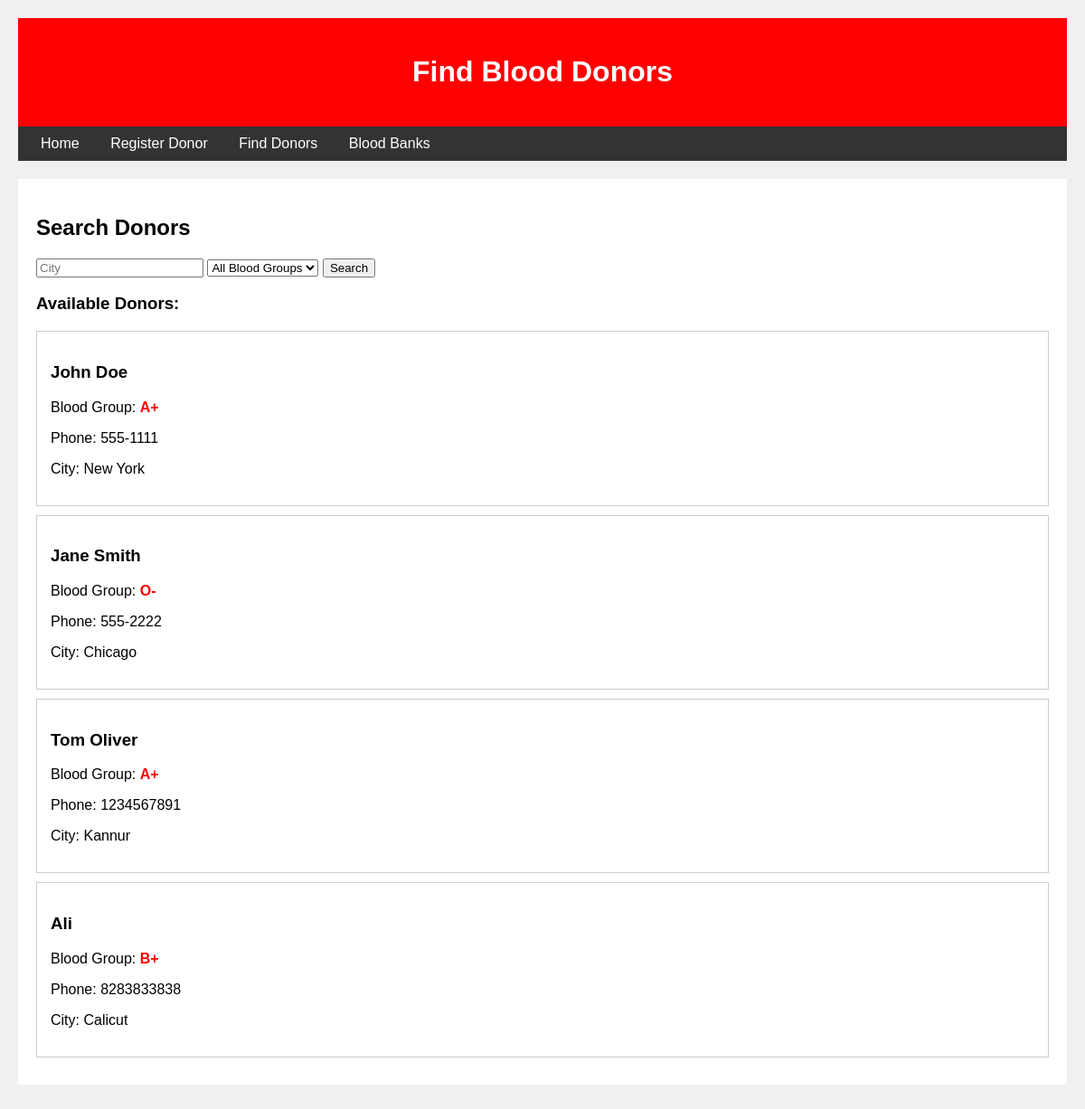
The app's page /donors, older data.
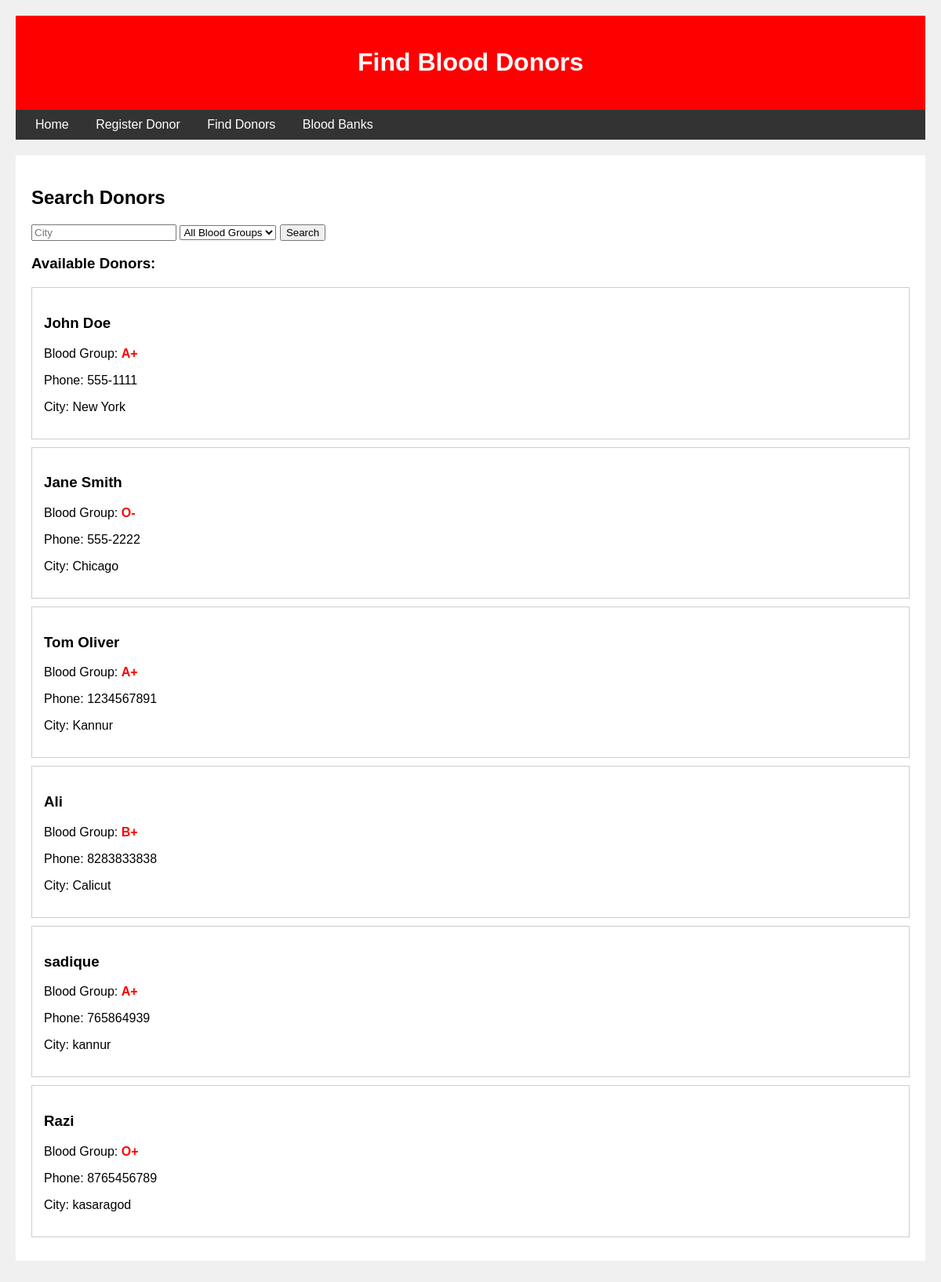
The same page, newer data.
### tables this page shows
CREATE TABLE donors (
        id INTEGER PRIMARY KEY AUTOINCREMENT,
        name TEXT,
        phone TEXT,
        blood_group TEXT,
        city TEXT
    );

### app.py (the view)
@app.route('/donors')
def donors():
    blood_group = request.args.get('blood_group', '')
    city = request.args.get('city', '')
    conn = sqlite3.connect('blood.db')
    cursor = conn.cursor()
    if blood_group and city:
        donors = cursor.execute('SELECT * FROM donors WHERE blood_group=? AND city LIKE ?',
                              (blood_group, f'%{city}%')).fetchall()
    elif blood_group:
        donors = cursor.execute('SELECT * FROM donors WHERE blood_group=?', (blood_group,)).fetchall()
    elif city:
        donors = cursor.execute('SELECT * FROM donors WHERE city LIKE ?', (f'%{city}%',)).fetchall()
    else:
        donors = cursor.execute('SELECT * FROM donors').fetchall()
    conn.close()
    return render_template('donors.html', donors=donors, blood_group=blood_group, city=city)

### templates/donors.html (shortened to what this page needs)
<!DOCTYPE html>
<html>
<head>
</head>
<body>
    <div class="header">
        <h1>Find Blood Donors</h1>
    </div>
    <div class="menu">
        <a href="/">Home</a>
        <a href="/register">Register Donor</a>
        <a href="/donors">Find Donors</a>
        <a href="/bloodbanks">Blood Banks</a>
    </div>
    <div class="content">
        <h2>Search Donors</h2>
        <form method="get">
            <input type="text" name="city" placeholder="City" value="{{ city }}">
            <select name="blood_group">
                <option value="">All Blood Groups</option>
            </select>
            <button type="submit">Search</button>
        </form>
        <h3>Available Donors:</h3>
        {% if donors %}
            {% for donor in donors %}
            <div class="donor">
                <h3>{{ donor[1] }}</h3>
                <p>Blood Group: <span class="blood-group">{{ donor[3] }}</span></p>
                <p>Phone: {{ donor[2] }}</p>
                <p>City: {{ donor[4] }}</p>
            </div>
            {% endfor %}
        {% else %}
            <p>No donors found.</p>
        {% endif %}
    </div>
</body>
</html>

### templates/donors.html (style rules this page uses)
body { font-family: Arial; margin: 0; padding: 20px; background: #f0f0f0; }
.header { background: red; color: white; padding: 20px; text-align: center; }
.menu { background: #333; padding: 10px; }
.menu a { color: white; text-decoration: none; margin: 0 15px; }
.content { background: white; padding: 20px; margin: 20px 0; }
.donor { border: 1px solid #ccc; padding: 15px; margin: 10px 0; }
.blood-group { color: red; font-weight: bold; }

Row changes from the older to the newer data that the page shows:
added donors: name "sadique", blood_group "A+", phone "765864939", city "kannur"
added donors: name "Razi", blood_group "O+", phone "8765456789", city "kasaragod"
